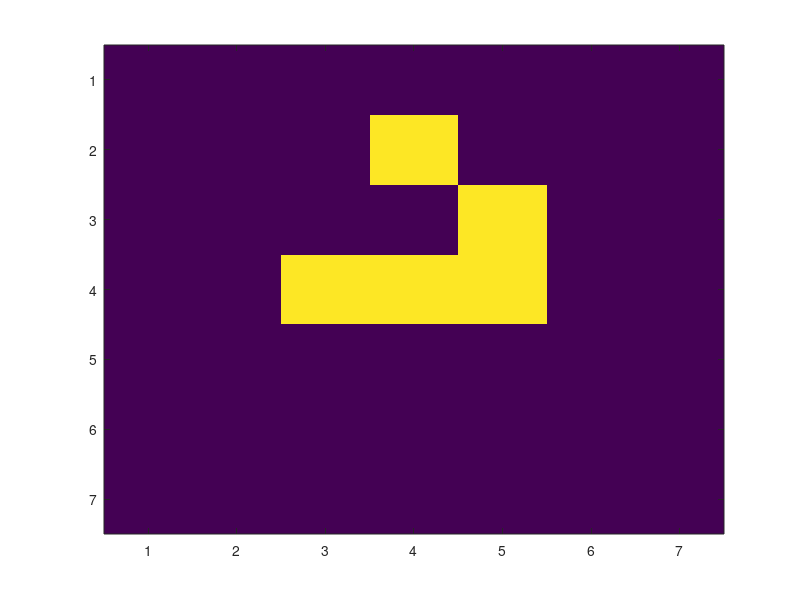

This figure's MATLAB source: (Note: this script raises an error after producing the figure.)
size_univ = 7;
generations = 56;
pause_time = 0.1;

% initialize universes
universe1 = zeros(size_univ);
universe2 = zeros(size_univ);

% seed configuration (glider)
universe1(4,3) = 1;
universe1(4,4) = 1;
universe1(4,5) = 1;
universe1(3,5) = 1;
universe1(2,4) = 1;

% display
imagesc(universe1);
drawnow;
pause(pause_time);

% advance and animate
for iteration = 1 : generations
    if mod(iteration,2) == 1
        [universe1,universe2] = advance(universe1,universe2);
        imagesc(universe2);
        drawnow;
        pause(pause_time);
    else % == 2
        [universe2,universe1] = advance(universe2,universe1);
        imagesc(universe1);
        drawnow;
        pause(pause_time);
    end
end

function [univ1,univ2] = advance(univ1,univ2)

size_univ = size(univ1,1);

living_neighbors = 0;
% neightbor index
r = 0;
c = 0;

% for all cells
for row = 1 : size_univ
    for col = 1 : size_univ
        % North-West 1
        r = row-1;
        c = col-1;
        if r < 1
            r = size_univ;
        end
        if c < 1
            c = size_univ;
        end
        
        if univ1(r, c) == 1
            living_neighbors = living_neighbors + 1;
        end
        
        % West 2
        r = row;
        c = col-1;
        
        if c < 1
            c = size_univ;
        end
        
        if univ1(r, c) == 1
            living_neighbors = living_neighbors + 1;
        end
        
        %South-West 3
        r = row+1;
        c = col-1;
        if r > size_univ
            r = 1;
        end
        if c < 1
            c = size_univ;
        end
        
        if univ1(r, c) == 1
            living_neighbors = living_neighbors + 1;
        end
        
        % North 4
        r = row-1;
        c = col;
        if r < 1
            r = size_univ;
        end
        
        if univ1(r, c) == 1
            living_neighbors = living_neighbors + 1;
        end
        
        % South 5
        r = row+1;
        c = col;
        if r > size_univ
            r = 1;
        end
        
        if univ1(r, c) == 1
            living_neighbors = living_neighbors + 1;
        end
        
        % North-East 6
        r = row-1;
        c = col+1;
        if r < 1
            r = size_univ;
        end
        if c > size_univ
            c = 1;
        end
        
        if univ1(r, c) == 1
            living_neighbors = living_neighbors + 1;
        end
        
        % East 7
        r = row;
        c = col+1;

        if c > size_univ
            c = 1;
        end
        
        if univ1(r, c) == 1
            living_neighbors = living_neighbors + 1;
        end
        
        % South-East 8
        r = row+1;
        c = col+1;
        if r > size_univ
            r = 1;
        end
        if c > size_univ
            c = 1;
        end
        
        if univ1(r, c) == 1
            living_neighbors = living_neighbors + 1;
        end
        
        % rule 1
        if (univ1(row, col) == 1) && (living_neighbors < 2)
            univ2(row, col) = 0;
        end
        % rule 2
        if (univ1(row, col) == 1) && ...
                ((living_neighbors == 2) || (living_neighbors == 3))
            univ2(row, col) = 1;
        end
        % rule 3
        if (univ1(row, col) == 1) && (living_neighbors > 3)
            univ2(row, col) = 0;
        end
        % rule 4
        if (univ1(row, col) == 0) && (living_neighbors == 3)
            univ2(row, col) = 1;
        end
        % rule 5
        if (univ1(row, col) == 0) && (living_neighbors < 3)
            univ2(row, col) = 0;
        end
        % rule 6
        if (univ1(row, col) == 0) && (living_neighbors > 3)
            univ2(row, col) = 0;
        end
        living_neighbors = 0;
    end
end


end % function advance
